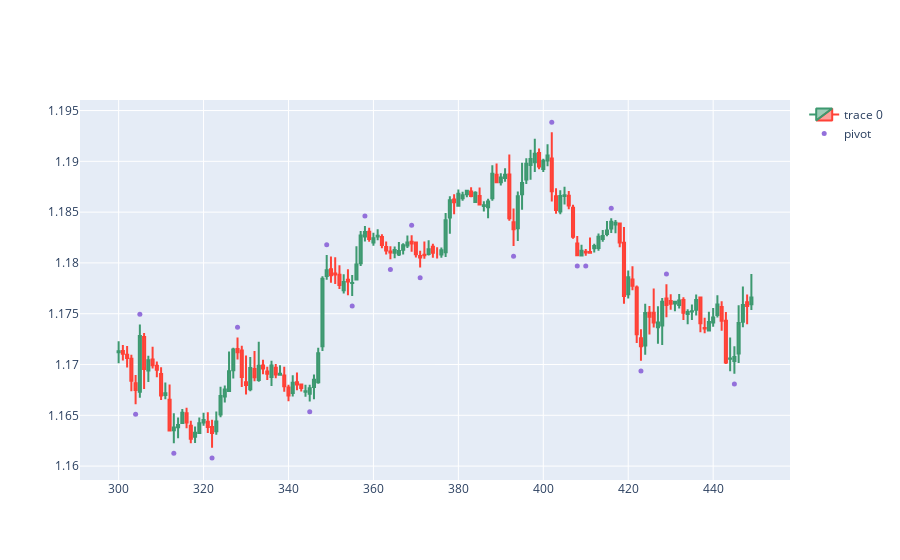

The code cell stored with this chart in its notebook:
### Code cell
dfpl = df[300:450]
fig = go.Figure(data=[go.Candlestick(x=dfpl.index,
                open=dfpl['open'],
                high=dfpl['high'],
                low=dfpl['low'],
                close=dfpl['close'])])

fig.add_scatter(x=dfpl.index, y=dfpl['pointpos'], mode="markers",
                marker=dict(size=5, color="MediumPurple"),
                name="pivot")
fig.update_layout(xaxis_rangeslider_visible=False)
fig.show()

### Figure 1 — Plotly figure (JSON) as saved in the notebook; plotly's stock layout.template omitted (floating-point values rounded to 4 significant figures; data arrays with more than 128 entries replaced by an {"elided": "..."} marker saying what was removed)
{"data": [{"close": {"elided": "150 float values"}, "high": {"elided": "150 float values"}, "low": {"elided": "150 float values"}, "open": {"elided": "150 float values"}, "type": "candlestick", "x": {"elided": "150 int values"}}, {"marker": {"color": "MediumPurple", "size": 5}, "mode": "markers", "name": "pivot", "type": "scatter", "x": {"elided": "150 int values"}, "y": {"elided": "150 float values"}}], "layout": {"xaxis": {"rangeslider": {"visible": false}}}}
